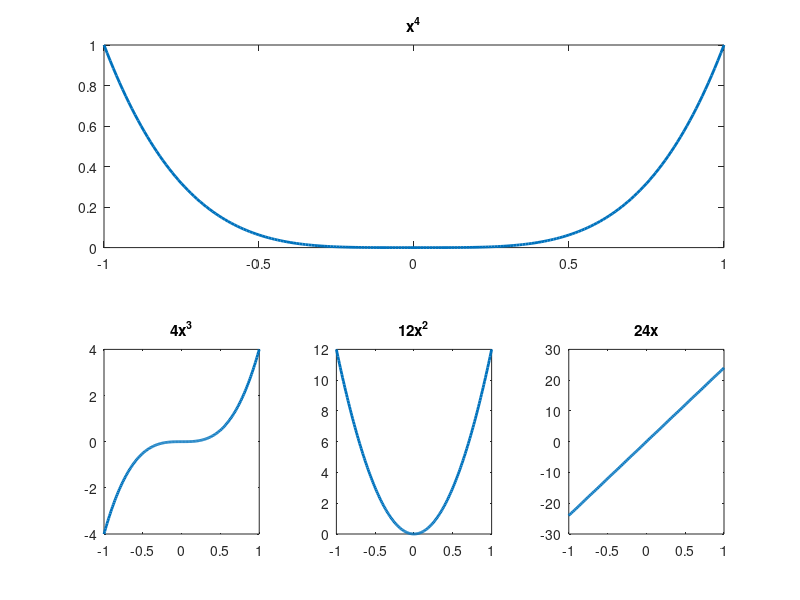

The MATLAB source for this figure:
x=-1:0.01:1
y=x.^4;
figure
subplot(2,3,[1,2,3]);
plot(x,y,'linewidth',2);
title('x^4')
y=4.*x.^3;
subplot(2,3,4)
plot(x,y,'linewidth',2);
title('4x^3')
y=12.*x.^2;
subplot(2,3,5)
plot(x,y,'linewidth',2);
title('12x^2')
y=24.*x;
subplot(2,3,6)
plot(x,y,'linewidth',2);
title('24x')
